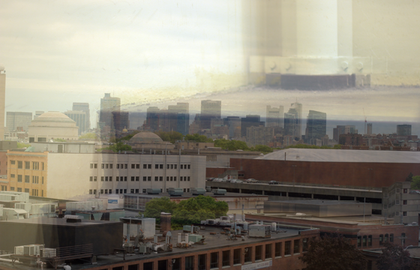
%> input picture code/removing/A9RF22E.png, 420 x 270 px, shrunk from 560 x 360 before the run
$ octave build_deghost_init.m   (GNU Octave 9; MATLAB toolbox functions it lacks are replaced by stand-ins)
%> lines starting %> are read from the running program, lines starting %| are printed output that depends on the picture
### code/new/kernel/estKernel.m
function [dx, dy, c] =  estKernel(I)
%% estimate the shift [dx dy] and the attenuation c
dim = ndims(I);
if dim == 3
    I = rgb2gray(I);
end
% Laplacian = [0 -1 0; -1 4 -1; 0 -1 0];
% resp = imfilter(I, Laplacian); % extract edge

hy = fspecial('sobel');
hx = hy';
Iy = imfilter(double(I), hy, 'replicate');
Ix = imfilter(double(I), hx, 'replicate');
gI = sqrt(Ix.^2+Iy.^2);
resp = gI;
resp(abs(resp)>0.2) = 0;      % eliminate the strong edge that are likely
                           % belong to transmission layer)

auto_corr = xcorr2(abs(resp), abs(resp));

bdry = ceil(min(size(I))/2);         % eliminate the autocorrelation in boundary
auto_corr = auto_corr(1+bdry:end-bdry, 1+bdry:end-bdry);

max_1 = ordfilt2(auto_corr, 25, true(5));

center = ceil(size(auto_corr)/2);
auto_corr(center(1) - 6 : center(1) + 6, center(2) - 6 : center(2) + 6) = 0; % remove the autocorrelation in the neighbour of center for the edge have width

a = (auto_corr == max_1);
r = 5;
mask = zeros(2*r+1);
for i = 1:2*r+1
    for j = 1:2*r+1
        if (i-r-1)^2+(j-r-1)^2 <= r*r
            mask(i,j) = 1;
        end
    end
end
fa = imfilter(double(a),mask);
faa = fa.*a;
candidates = find(faa == 1);
candidates_val = auto_corr(candidates);

cur_max = 0;
dy = 0;
dx = 0;
offset = (size(auto_corr)+1)/2;
for i = 1 : length(candidates)
    if (candidates_val(i) >= cur_max)
        [dy, dx] = ind2sub(size(auto_corr), candidates(i));
        dy = dy - offset(1);
        dx = dx - offset(2);
        cur_max = candidates_val(i); % current maximum
    end
end
dx = ceil(dx);
dy = ceil(dy);
c = estAttenuation(I, dx, dy);

### code/new/kernel/estAttenuation.m
function [c,score,w,attn] = estAttenuation(I, dx, dy)
% estimate the attenuation c of double reflection with shift [dx dy]
if size(I,3)~=1
    I = rgb2gray(I);
end
cns = corner(I);
hw = 18;
% m = [];
score = zeros(size(cns,1),1);
attn = score*0;
w = score*0;
eps = 0.001;

for i = 1 : size(cns,1)
    p1 = get_patch(I, cns(i,1), cns(i,2), hw);
    p2 = get_patch(I, cns(i,1) + dx, cns(i,2) + dy, hw);
    if ~isempty(p1) && ~isempty(p2)
        p1 = double(p1(:)); p2 = double(p2(:));
        %p1 = p1 - mean(p1); p2 = p2 - mean(p2);
        score(i) = sum(p1.*p2)/sum(p1.^2).^0.5/sum(p2.^2).^0.5;
        attn(i) = (max(p2)-min(p2)+eps)/(max(p1)-min(p1)+eps);
        if (attn(i) < 1) && (attn(i) > 0)
            w(i) = exp(-score(i)/(2*0.2^2));
        end
    end
end
c = sum(w.*attn)/sum(w);


function p = get_patch(I, x, y, hw)
if (x>hw)&&(x<size(I,2)-hw)&&(y>hw)&&(y<size(I,1)-hw)
    p=I(y-hw:y+hw, x-hw:x+hw);
else
    p=[];
end

### code/new/genKernel.m
function k = genKernel(dx,dy,c)
%% genKernel(dx,dy,c) generate the kernel of shift (dx dy) and
%  attenuation ratio c

center = [abs(dy),abs(dx)]+1;

k = zeros(2*center(1)-1,2*center(2)-1);
k(center(1),center(2)) = 1;
k(center(1)+dy,center(2)+dx) = c;

### code/new/SplitBregAnalysis.m
function [f, rec] = SplitBregAnalysis(g, A, AT, W, WT, opts)
%% SplitBregman Iterations for Solving
%   argmin 0.5*||Af-g||_2^2 + ||Wf||_1
%      f

    %% initialization
    if ~exist('opts','var') opts = struct; end
    if isfield(opts,'nIter') nIter = opts.nIter; else nIter = 30; end
    if isfield(opts,'nIterCG') nIterCG = opts.nIterCG; else nIterCG = 50; end
    if isfield(opts,'tolCG') tolCG = opts.tolCG; else tolCG = 1e-16; end
    if isfield(opts,'delta') delta = opts.delta; else delta = 1; end
    if isfield(opts,'mu') mu = opts.mu; else mu = 1; end
    if isfield(opts,'u0') u = opts.u0; else u = g; end
    if isfield(opts,'d0') d = opts.d0; else d = W(u); end
    if isfield(opts,'b0') b = opts.b0; else b = 0; end
    %% main loop
    CG_A = @(x) AT(A(x)) + mu*WT(W(x));
    for i = 1: nIter
        CG_B = AT(g) + mu*WT((d - b));
        u =  CG(CG_A, CG_B, u, tolCG, nIterCG);
        u(u>0.9) = 0.9; u(u<0.1) = 0.1;
        Wu = W(u);
        d = wthresh(Wu + b, 's', 1/mu);
        b = b + delta*(Wu - d);
        %%
        vecObj(i) = 0.5*norm(A(u)-g,'fro')^2 + sum(abs(Wu(:)),1);
        fprintf('iter=%d, obj_v=%f \n', i, vecObj(i));
    end
    f = u;
    rec.vecObj = vecObj;
end

### code/new/swt/swt2.m
%stationary frame transform for 2D image
%im---image
%order---spline order: 1 or 3
%level---decomposition level
function ds=swt2(im,order,level)

[height, width] = size(im);

%get the mask
allmask = splmask(order,1,'U');
[maskno, masklen] = size(allmask);

%space allocation
% |  |   |   |...| ......|   |    |...|
%app    det(le)           det(1)
%ie, first array is approx part, followed by detail part on level le,
%then detail part on level (le-1) all the way up to detail on level 1
wavecfs = zeros(height, width, 1+level*(maskno^2-1));
wavecfs(:,:,1) = im;
for le=1:level
    %mask with padding zeros
    allmask = splmask(order,le,'U');
    [maskno, masklen] = size(allmask);
    %filtering with filter on X, then with filter on Y
    app = reshape(wavecfs(:,:,1),height,width);
    windex = (level-le)*(maskno^2-1);
    for fi=1:maskno
        es = MirrorExtY(app,(masklen-1)/2,1);
%         allmask(fi,:)'
        tmpx = conv2(es,allmask(fi,:)','valid'); %on X
        %taking transpose is for filtering on Y
        es = MirrorExtY(tmpx',(masklen-1)/2,1);
        for fj=1:maskno
            tmpxy = conv2(es,allmask(fj,:)','valid'); %on Y
%             allmask(fj,:)'
            if(fi==1)&&(fj==1)
                wavecfs(:,:,1)=tmpxy'; %transpose again
            else
                wavecfs(:,:,windex+maskno*(fi-1)+fj)=tmpxy';
            end
        end
    end
end

ds=wavecfs;
%=========%

### code/new/swt/splmask.m
%%=========     SCALING FACTOR CONSIDERATION    ============%%
%its purpose is to energy preserving by L2-norm coefficients
%that is: normalization should be the one satisfying Bessel inequality

%====   the downsampled version ============================%%
%the normalization factor is 1/sqrt(2)
%with respect to the mask in the refinement or wavelet equation

%====   the undecimated version ============================%%
%the normalization factor is 1/2
%with respect to the mask in the refinement or wavelet equation

%%%=========================================================%%
%please refer to p149 <<A wavelet tour of signal processing>>

%the mask for linear or cubic spline wavelets, and Harr wavelet
function m = splmask(order, level, version)

pad=zeros(1,2^(level-1)-1);
if order == 0
    %linear spline frame masks
    if version == 'U' %undecimated
        phi=1/2*[1 1];
        psi=1/2*[1 -1];
    else  %version == 'D'
        phi=1/2*[1 1];
        psi=1/2*[1 -1];
    end
    m=[phi;psi];
elseif order==1
    %linear spline frame masks
    if version == 'U' %undecimated
        phi=1/4*[1 pad 2 pad 1];       %refinement mask
        psi1=sqrt(2)/4*[1 pad 0 pad -1];    %first wavelet mask
        psi2=1/4*[-1 pad 2 pad -1];         %second wavelet mask
    else  %version == 'D'
        phi=sqrt(2)/4*[1 pad 2 pad 1];
        psi1=1/2*[1 pad 0 pad -1];
        psi2=sqrt(2)/4*[-1 pad 2 pad -1];
    end
    m=[phi;psi1;psi2];
elseif order==3
    %cubic spline frame masks
    if version == 'U' %undecimated
        phi=[1/16 pad 1/4 pad 3/8 pad 1/4 pad 1/16];            %refinement mask
        psi1=[-1/8 pad -1/4 pad 0 pad 1/4 pad 1/8];             %first wavelet mask
        psi2=sqrt(3)/sqrt(2)*[1/8 pad 0 pad -1/4 pad 0 pad 1/8];%second wavelet mask
        psi3=[-1/8 pad 1/4 pad 0 pad -1/4 pad 1/8];             %third wavelet mask
        psi4=[1/16 pad -1/4 pad 3/8 pad -1/4 pad 1/16];         %fourth wavelet mask
    else
        phi=sqrt(2)*[1/16 pad 1/4 pad 3/8 pad 1/4 pad 1/16];
        psi1=sqrt(2)*[-1/8 pad -1/4 pad 0 pad 1/4 pad 1/8];
        psi2=sqrt(3)*[1/8 pad 0 pad -1/4 pad 0 pad 1/8];
        psi3=sqrt(2)*[-1/8 pad 1/4 pad 0 pad -1/4 pad 1/8];
        psi4=sqrt(2)*[1/16 pad -1/4 pad 3/8 pad -1/4 pad 1/16];
    end
    m=[phi;psi1;psi2;psi3;psi4];
else
    error('wrong spline order');
end

### code/new/garbage/build_deghost_init.m
clear;
close all;
% clc;
%
%  min 0.5*||I-T-R*k||_2^2 + lambda*||WT||_1 + beta*||WR||_1
%  T,R
addpath('swt')
addpath('experiments')
test_case = 'A9RF22E.png';

I = im2double((imread(test_case)));
figure,imshow(I); % figure 1
[h,w,ch] = size(I);
%> h = 270; w = 420; ch = 3

[dx,dy,c] = estKernel(I);
%> in estKernel, `Ix = imfilter(double(I), hx, 'replicate');`:
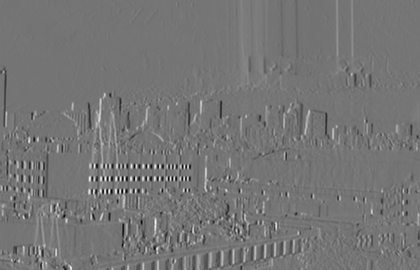
%> Ix: size 270x420 double; min -1.27, max 1.49, mean 0.00309; drawn with min black and max white
%> in estKernel, `gI = sqrt(Ix.^2+Iy.^2);`:
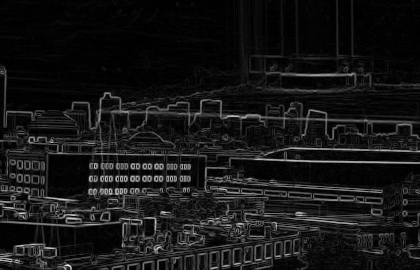
%> gI: size 270x420 double; min 6.9e-05, max 1.86, mean 0.166; drawn with min black and max white
%> in estKernel, `resp(abs(resp)>0.2) = 0;`:
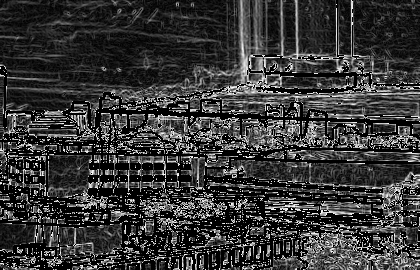
%> resp: size 270x420 double; min 0, max 0.2, mean 0.0444; drawn with min black and max white
%> in estKernel, `auto_corr(center(1) - 6 : center(1) + 6, center(2) - 6 : center(2) + 6..`:
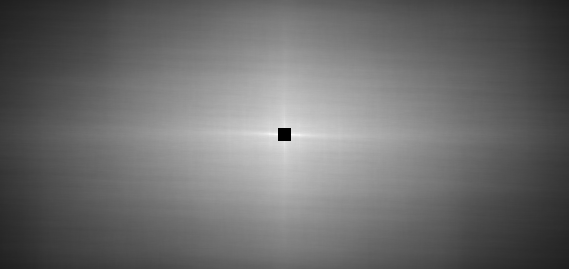
%> auto_corr: size 269x569 double; min 0, max 278.8, mean 118.3; drawn with min black and max white
%> in estKernel, `a = (auto_corr == max_1);`:
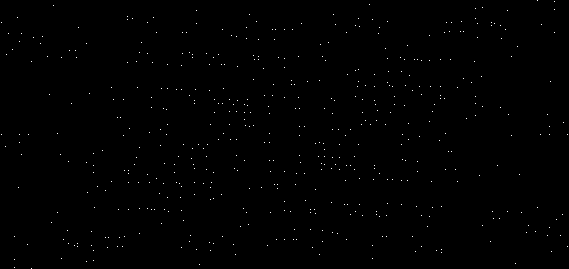
%> a: size 269x569 logical; 0.34% white in thin lines or dots
%> in estKernel, `fa = imfilter(double(a),mask);`:
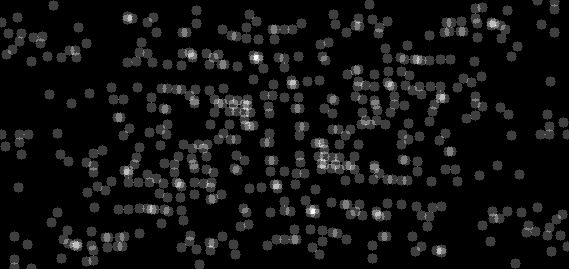
%> fa: size 269x569 double; min 0, max 4, mean 0.275; drawn with min black and max white
%> in estKernel, `candidates = find(faa == 1);`: candidates = 392 values from 292 to 152770
%> in estKernel, `candidates_val = auto_corr(candidates);`: candidates_val = 392 values, max 266 at index 185, min 39.97 at index 9, mean 131.9
%> the loop in estKernel, `for i = 1 : length(candidates)` made 392 passes
%> (dy, dx, cur_max) on passes 1, 2, 13, 18, 28, 43, 49, 56: (-112, -283, 42.31), (0, -283, 71.17), (0, -265, 81.59), (0, -256, 86.96), (-1, -227, 105.9), (28, -198, 111.9), (19, -191, 119.4), (16, -182, 126.4)
%> after the loop in estKernel, `for i = 1 : length(candidates)`: cur_max = 266; dx = 15; dy = 1
%> in estAttenuation, `cns = corner(I);`: cns = 200 rows, first 12: [111 193; 156 250; 118 193; 110 191; 121 193; 133 178; 123 178; 107 178; 157 178; 95 191; 125 191; 106 191]
%> in estAttenuation, `attn = score*0;`: attn = 200 values from 0 to 0
%> after the loop in estAttenuation, `for i = 1 : size(cns,1)`: attn = 200 values, max 1.55 at index 99, min 0 at index 25, mean 0.837; score = 200 values, max 0.997 at index 158, min 0 at index 25, mean 0.816; w = 200 values, max 4.17e-05 at index 100, min 0 at index 2, mean 3.78e-06
%> in estAttenuation, `c = sum(w.*attn)/sum(w);`: c = 0.904
%> dx = 15; dy = 1; c = 0.904

save([test_case(1:end-4),'.mat'],'dx','dy','c');
% load([test_case(1:end-4),'.mat']);
configs.dx = dx;
%> configs.dx = 15
configs.dy = dy;
%> configs.dy = 1
configs.c = c;
%> configs.c = 0.904

k = genKernel(dx,dy,c);
%> in genKernel, `center = [abs(dy),abs(dx)]+1;`: center = [2 16]
%> k = 31 columns, first 8: [0 0 0 0 0 0 0 0; 0 0 0 0 0 0 0 0; 0 0 0 0 0 0 0 0]
figure,imshow(k) % figure 2
configs.h = h;
%> configs.h = 270
configs.w = w;
%> configs.w = 420
configs.ch = ch;
%> configs.ch = 3
configs.num_px = h*w;
%> configs.num_px = 113400
%> the run ends on the next line

%initT = ['initT_',test_case];
%initR = ['initR_',test_case];
initT = I;initR = zeros(size(I));

%T = im2double(imread(initT));
%R = im2double(imread(initR));
T = initT; R = initR;
figure,imshow(T); % figure 3
figure,imshow(R); % figure 4

opts.mu = 1e5;
opts.delta = 1;
opts.nIter = 20;
opts.nIterCG = 40;

lambda = 0.01;
beta = 0.01;
wavelet_order = 1;
wavelet_level =  1;
level_response = 1+wavelet_level*((wavelet_order+2)^2-1);


P1 = @(x) x(1:h, :);
P2 = @(x) x(h+1:end, :);
A = @(x)  P1(x) + imfilter(P2(x),k,'symmetric','conv');
AT = @(x) [P1(x); imfilter(x,rot90(k,2),'symmetric','conv')];
Ar = @(x) imfilter(x,k,'symmetric','conv');

weight = 0.5 * ones(h,w);
figure,imshow(weight) % figure 5

Z = (lambda+beta)*repmat(weight,1,1,level_response);
Z1 = (lambda+beta)*repmat((1-weight),1,1,level_response); Z(:,:,1) = 0;Z1(:,:,1) = 0;

W = @(x) cat(3,Z.*swt2(P1(x), wavelet_order, wavelet_level),Z1.*swt2(P2(x), wavelet_order, wavelet_level));
WT = @(x) [iswt2(Z.*x(:,:,1:level_response), wavelet_order, wavelet_level);iswt2(Z1.*x(:,:,1+level_response:end), wavelet_order, wavelet_level)];


T_r = zeros(size(T));
R_r = zeros(size(R));
for i = 1:ch
    g = I(:,:,i);
    opts.u0 = [T(:,:,i);R(:,:,i)];
    [r, rec] = SplitBregAnalysis(g, A, AT, W, WT, opts);
